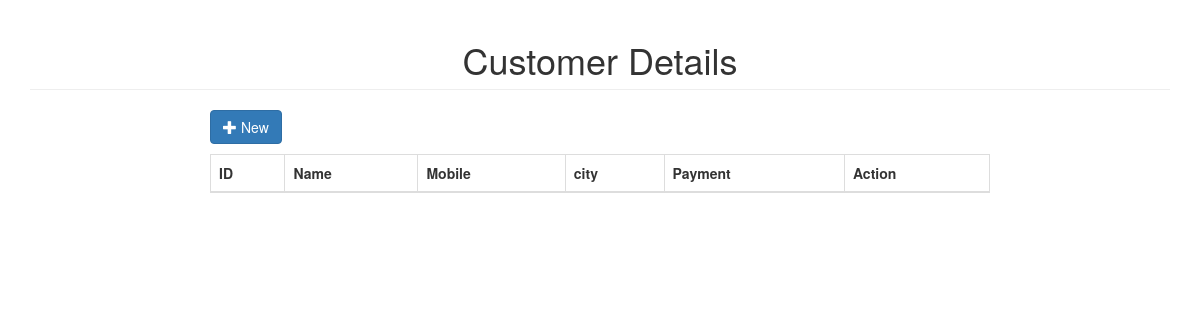
Before: /Customer/customer.php with the older database file.
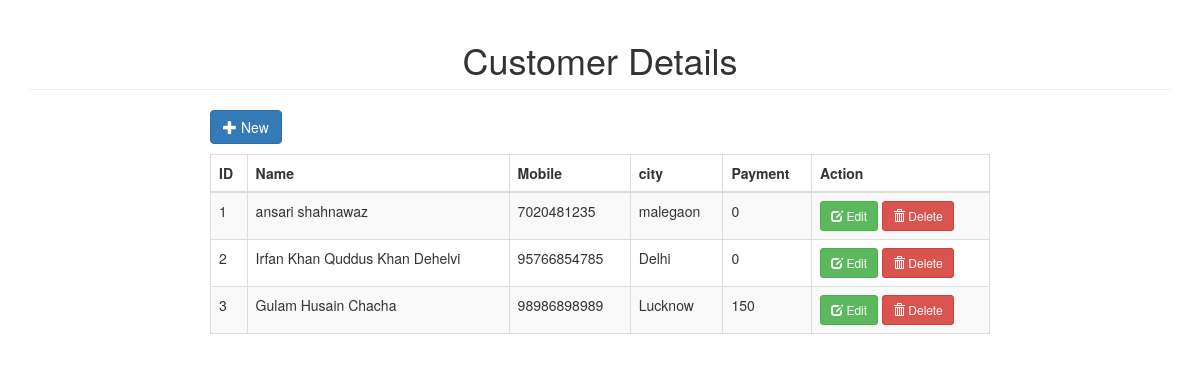
After: the same page with the newer database file.
### tables this page shows
CREATE TABLE `customer` (
  `id` bigint(20) UNSIGNED NOT NULL,
  `cust_name` varchar(255) NOT NULL,
  `mobile` varchar(255) NOT NULL,
  `city` varchar(255) NOT NULL,
  `payment` varchar(255) NOT NULL,
  `time` timestamp(6) NOT NULL DEFAULT current_timestamp(6) ON UPDATE current_timestamp(6)
);

### Customer/customer.php (the view, shortened to what this page needs)
<!DOCTYPE html>
<html>
<head>
	<link rel="stylesheet" type="text/css" href="../bootstrap/css/bootstrap.min.css">
	<link rel="stylesheet" type="text/css" href="../datatable/dataTable.bootstrap.min.css">
</head>
<body>
<div class="container">
	<h1 class="page-header text-center">Customer Details</h1>
	<div class="row">
		<div class="col-sm-8 col-sm-offset-2">
			<div class="row">
				<a href="#addnew" data-toggle="modal" class="btn btn-primary"><span class="glyphicon glyphicon-plus"></span> New</a>
			</div>
			<div class="height10">
			</div>
			<div class="row">
				<table id="myTable" class="table table-bordered table-striped">
					<thead>
						<th>ID</th>
						<th>Name</th>
						<th>Mobile</th>
						<th>city</th>
						<th>Payment</th>
						<th>Action</th>
					</thead>
					<tbody>
						<?php
							include_once('connection.php');
							$sql = "SELECT * FROM customer";
							$query = $conn->query($sql);
							while($row = $query->fetch_assoc()){
								echo
								"<tr>
									<td>".$row['id']."</td>
									<td>".$row['cust_name']."</td>
									<td>".$row['mobile']."</td>
									<td>".$row['city']."</td>
									<td>".$row['payment']."</td>
									<td>
										<a href='#edit_".$row['id']."' class='btn btn-success btn-sm' data-toggle='modal'><span class='glyphicon glyphicon-edit'></span> Edit</a>
										<a href='#delete_".$row['id']."' class='btn btn-danger btn-sm' data-toggle='modal'><span class='glyphicon glyphicon-trash'></span> Delete</a>
									</td>
								</tr>";
							}
						?>
					</tbody>
				</table>
			</div>
		</div>
	</div>
</div>
</body>
</html>

### Customer/customer.php (style rules this page uses)
.height10 { height:10px; }

Changed rows visible on the page:
added customer: id "1", cust_name "ansari shahnawaz", mobile "7020481235", city "malegaon", payment "0"
added customer: id "2", cust_name "Irfan Khan Quddus Khan Dehelvi", mobile "95766854785", city "Delhi", payment "0"
added customer: id "3", cust_name "Gulam Husain Chacha", mobile "98986898989", city "Lucknow", payment "150"
